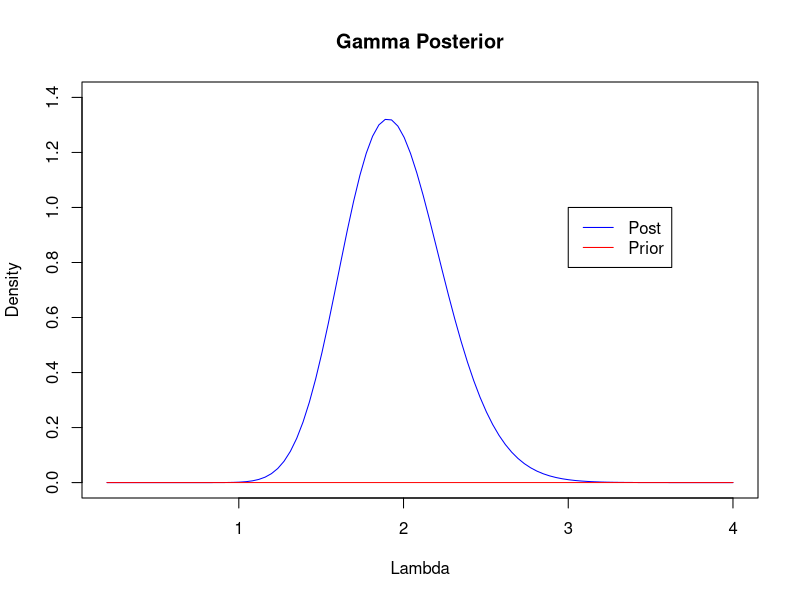
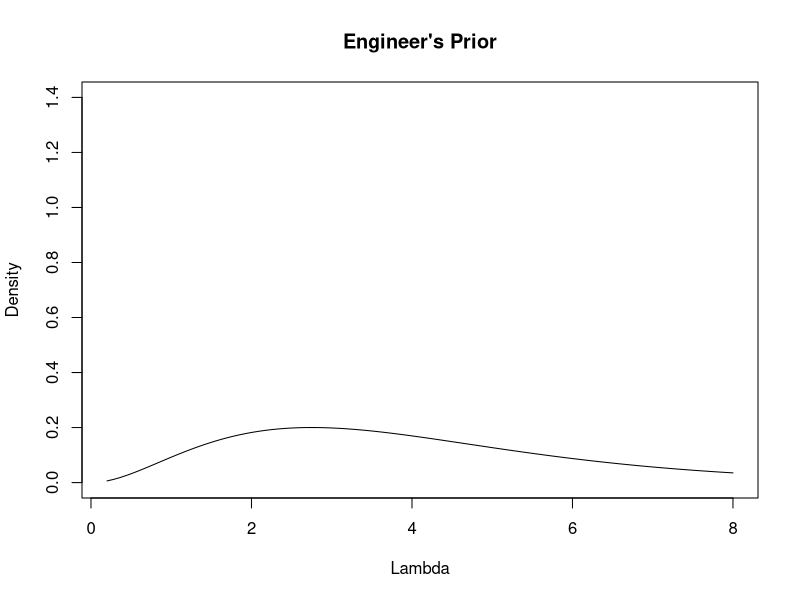
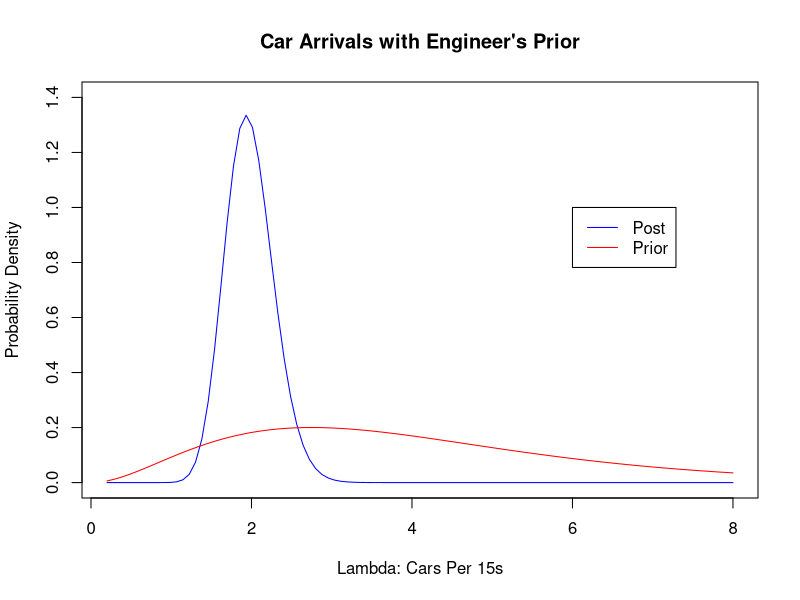
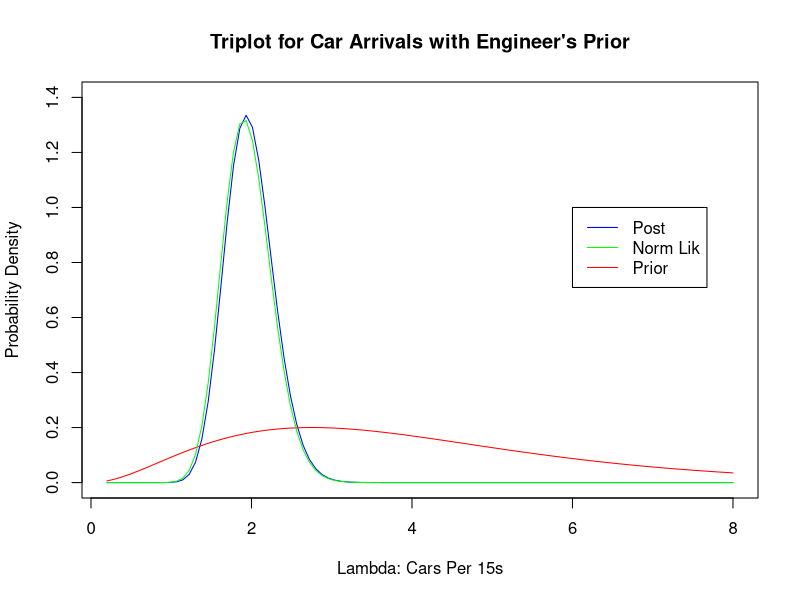

These charts were generated, in order, by the following R code:
#### Problem 1

x<-c(12, 2, 6, 2, 19, 5, 34, 4, 1, 4, 8, 7, 1, 21, 6, 11, 8, 28, 6, 4, 5, 1, 18, 9, 5, 1, 21, 1, 1, 5, 3, 14, 5, 3, 4, 5, 1, 3, 16, 2)
xcs <- cumsum(x)
freq15 <- ceiling(xcs/15)
xi <- tabulate(freq15)        # arrivals per 15s chunk
obs <- table(xi)              # number of 15s chunks with 0,1,2,3,4 arrivals


lambda = seq(from=.2, to=4, length=100)
a = 1
b = 9999
as = a+sum(xi)
bs=1/((1/b)+length(xi)) ## n = length(xi)



prior = dgamma(lambda, shape = a, scale = b)
post = dgamma(lambda, shape = as, scale = bs)

plot(lambda,post,col="blue",type="l",ylab="Density",xlab="Lambda",main="Gamma Posterior",ylim=c(0,1.4))
lines(lambda,prior,col="red")
legend(3,1,c("Post","Prior"),col=c("blue","red"),lty=c(1,1))

mean = as*bs
sd = sqrt(as*bs*bs)
mode = (as-1)*bs
median = qgamma(.5,shape=as,scale=bs)

int95 = c(qgamma(.025,shape=as,scale=bs),qgamma(.975,shape=as,scale=bs))



#### Problem 2

lambdae = seq(from=.2,to=8,length=100)
ne=.75                        # this stuff doesnt really make sense, was just manipulating the parameters to match the given quantiles
ae=a+(2.75*ne)
be=1/((1/b)+ne)


priore = dgamma(lambdae,shape=ae,scale=be)
plot(lambdae,priore,type="l",ylab="Density",xlab="Lambda",main="Engineer's Prior",ylim=c(0,1.4))

qgamma(.1,shape=ae,scale=be)  #
qgamma(.9,shape=ae,scale=be)
qgamma(.5,shape=ae,scale=be)
ae*be
ae
be


#### Problem 3

ase = ae+sum(xi)
bse = 1/((1/be)+length(xi))                           ## n = length(xi)
poste = dgamma(lambdae, shape = ase, scale = bse)


meane = ase*bse
sde = sqrt(ase*bse*bse)
modee = (ase-1)*bse
mediane = qgamma(.5,shape=ase,scale=bse)

int95e = c(qgamma(.025,shape=ase,scale=bse),qgamma(.975,shape=ase,scale=bse))

plot(lambdae,poste,col="blue",type="l",ylab="Probability Density",xlab="Lambda: Cars Per 15s",main="Car Arrivals with Engineer's Prior",ylim=c(0,1.4))
lines(lambdae,priore,col="red")

legend(6,1.0,c("Post","Prior"),col=c("blue","red"),lty=c(1,1))

#### Problem 4

likc = dgamma(lambdae,shape=sum(xi)+1,scale=1/(length(xi)))


plot(lambdae,poste,col="blue",type="l",ylab="Probability Density",xlab="Lambda: Cars Per 15s",main="Triplot for Car Arrivals with Engineer's Prior",ylim=c(0,1.4))
lines(lambdae,priore,col="red")
lines(lambdae,likc,col="green")
legend(6,1.0,c("Post","Norm Lik","Prior"),col=c("blue","green","red"),lty=c(1,1,1))
